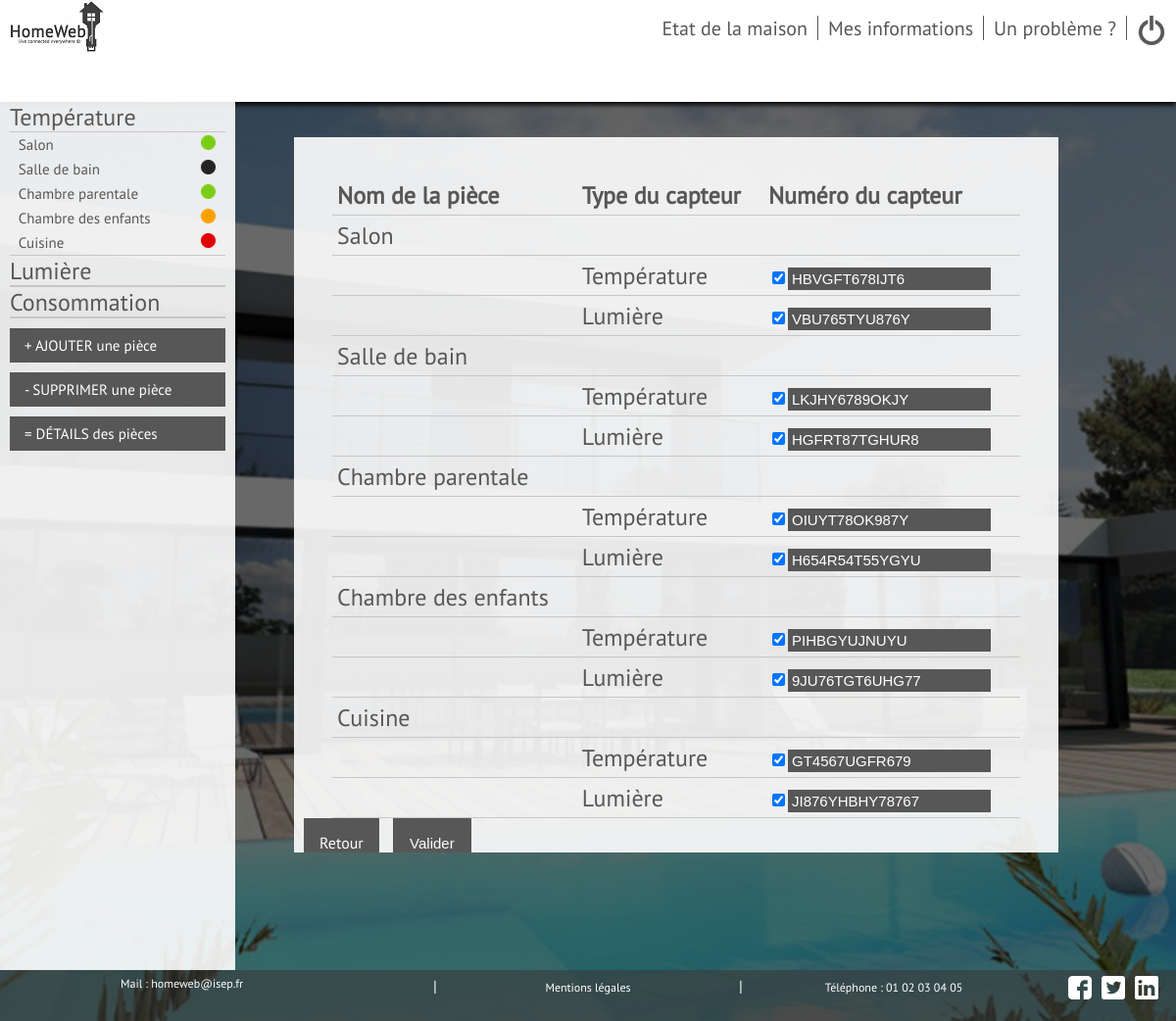
The app's page /Vues/User/detailpiece.php (signed in), older data.
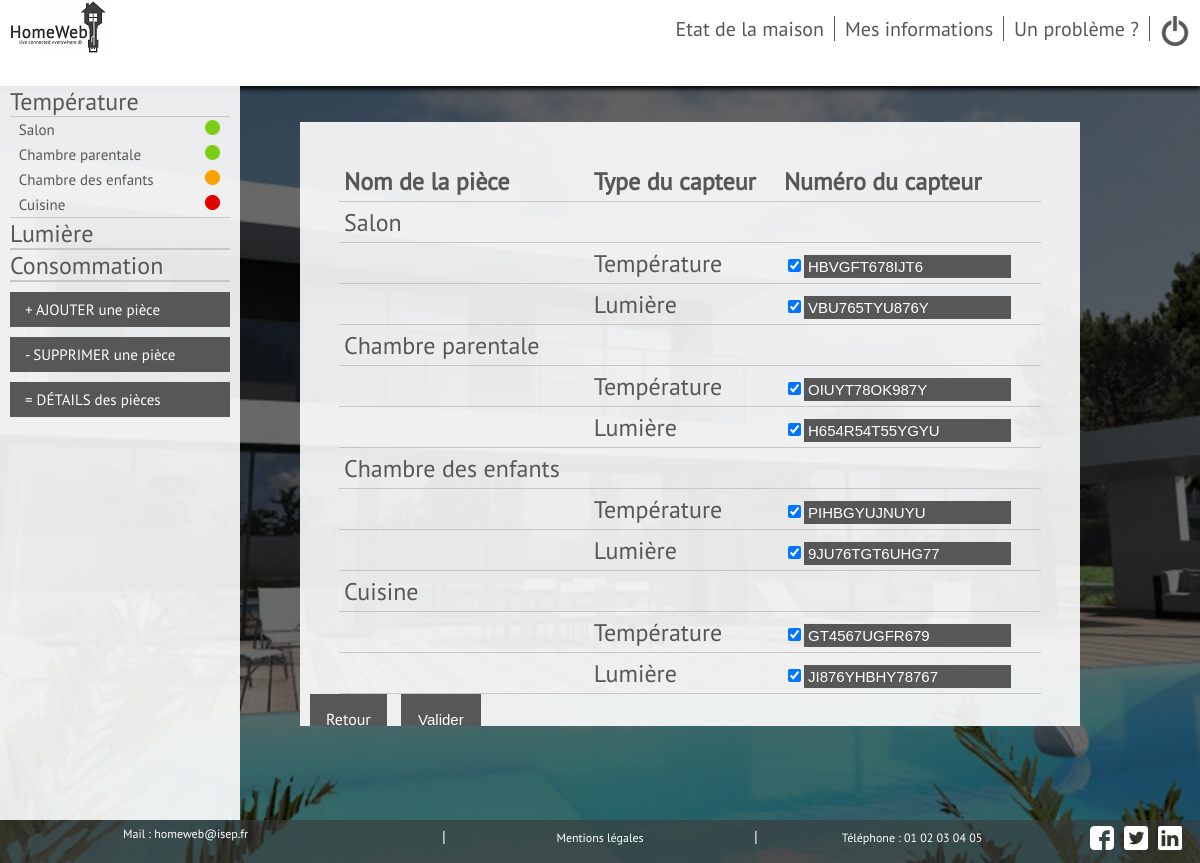
The same page, newer data.
### tables this page shows
CREATE TABLE `pieces` (
  `id` int(11) NOT NULL,
  `id_Utilisateur` int(11) NOT NULL,
  `Nom` varchar(255) NOT NULL,
  `presence_temp` int(11) NOT NULL,
  `presence_lum` int(11) NOT NULL,
  `temperature` int(11) NOT NULL,
  `lumiere` int(11) NOT NULL,
  `etat_temp` int(11) NOT NULL,
  `numero_capteur_t` varchar(250) NOT NULL,
  `control_tech_t` date NOT NULL,
  `control_tech_l` date NOT NULL,
  `numero_capteur_l` varchar(250) NOT NULL,
  `consigne_temp` int(11) NOT NULL DEFAULT '25'
);

### Modele/fonctions.php (the view, shortened to what this page needs)
<?php
function cascade_temp($id,$db)
{
    $reponse = $db->prepare('SELECT Nom, etat_temp FROM Pieces WHERE id_Utilisateur = ? AND presence_temp = 1');
    $reponse->execute(array($id));
    echo "<ul class=\"current\">";
    while ($donnees = $reponse->fetch())
    {
        $nom_piece = $donnees['Nom'];
        $etat = $donnees['etat_temp'];
        if ($etat == 0)
        {
        echo ("<li class=\"transit\"><a href=\"temperature.php?piece=$nom_piece\">" . $nom_piece . "</a> <span><img src=\"../../Styles/image/Pastille_noire.png\" title=\"Éteint\"></span></li>");
        }
        if ($etat == 1)
        {
        echo ("<li class=\"transit\"><a href=\"temperature.php?piece=$nom_piece\">" . $nom_piece . "</a> <span><img src=\"../../Styles/image/Pastille_verte.png\" title=\"Marche\"></span></li>");
        }
        if ($etat == 2)
        {
        echo ("<li class=\"transit\"><a href=\"temperature.php?piece=$nom_piece\">" . $nom_piece . "</a> <span><img src=\"../../Styles/image/Pastille_orange.png\" title=\"En cours de régulation\"></span></li>");
        }
        if ($etat == 3)
        {
        echo ("<li class=\"transit\"><a href=\"temperature.php?piece=$nom_piece\">" . $nom_piece . "</a> <span><img src=\"../../Styles/image/Pastille_rouge.png\" title=\"En Panne\"></span></li>");
        }
    }
    echo "</ul>";
}
function cascade_lum($id,$db)
{
    echo "<ul>";
    echo "</ul>";
}
function detail_piece($id,$db)
{
    $reponse = $db->prepare('SELECT Nom, presence_temp, presence_lum, numero_capteur_t, numero_capteur_l FROM pieces WHERE id_Utilisateur = ?');
    $reponse->execute(array($id));
    while ($donnees = $reponse->fetch())
    {
        $nom_piece = $donnees['Nom'];
        $presence_temp = $donnees['presence_temp'];
        $presence_lum = $donnees['presence_lum'];
        $numero_capteur_t = $donnees['numero_capteur_t'];
        $numero_capteur_l = $donnees['numero_capteur_l'];
        echo("<tr>
                        <td>".$nom_piece."</td>
                        <td></td>
                        <td></td>
                    </tr>");
        if ($presence_temp == 1)
        {
        echo("<tr>
                        <td></td>
                        <td>Température</td>
                        <td><input class=\"colonne_I\" type=\"checkbox\" checked name=\"box_temp[]\" value=\"");echo($nom_piece);echo("\"><input class=\"colonne\" type=text name=\"numero_capteur_t[]\" value=".$numero_capteur_t."></td>
                    </tr>");
        }
        if ($presence_lum == 1)
        {
        echo("<tr>
                        <td></td>
                        <td>Lumière</td>
                        <td><input class=\"colonne_I\" type=\"checkbox\" checked name=\"box_lum[]\" value=\"");echo($nom_piece);echo("\"><input class=\"colonne\" type=text name=\"numero_capteur_l[]\" value=".$numero_capteur_l."></td>
                    </tr>");
        }
    }
}
?>

Row changes from the older to the newer data that the page shows:
removed pieces: Nom "Salle de bain", etat_temp 0 (drawn), numero_capteur_t "LKJHY6789OKJY", numero_capteur_l "HGFRT87TGHUR8"
